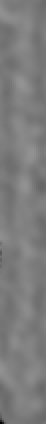
#> input picture data/PositiveControl/FilamentProjections_readyToProcess/TomoApril_Fil02_Projection_crop.tif, 23 x 212 px (shown 2 times larger); its folder holds 4 pictures in this run
$ python actinPolarity.py --input data/PositiveControl/FilamentProjections_readyToProcess --referencePlusUp data/PositiveControl/FilamentProjections_readyToProcess/TomoApril_Fil01_Projection_crop.tif --referenceMinusUp data/PositiveControl/FilamentProjections_readyToProcess/TomoApril_Fil02_Projection_crop.tif --output out
#> lines starting #> are read from the running program, lines starting #| are printed output that depends on the picture
#by Joh Schoeneberg 2020


import numpy as np
import matplotlib.pyplot as plt

import skimage
import skimage.external.tifffile

import os

import pandas as pd
import seaborn as sns


########################################################
#2


import sys
import argparse

#default_i = "../data/PositiveControl/FilamentProjections/TomoJune_Fil06_Projection_crop.tif"
default_i = "../data/PositiveControl/FilamentProjections_readyToProcess/"
default_refPlus = "../data/ReferenceImageStacks/PlusUp.tif"
default_refMinus = "../data/ReferenceImageStacks/MinusUp.tif"
default_o = "../output/"

# this is the default system argument value array. Uncomment to run independent of command line
#sys.argv = ['actinPolarity.py','-i',default_i,'-refPlus',default_refPlus,'-refMinus',default_refMinus,'-o',default_o]


parser = argparse.ArgumentParser(description='ActinPolarity by Joh Schoeneberg 2020')

parser.add_argument('-i','--input', help='*.tif input filament or folder. If folder: process all *.tif in folder.', default=default_i, required=True)
parser.add_argument('-refPlus','--referencePlusUp', help='*.tif stack plusUp reference',default=default_refPlus, required=True)
parser.add_argument('-refMinus','--referenceMinusUp', help='*.tif stack minusUp reference',default=default_refMinus, required=True)
parser.add_argument('-o','--output', help='output folder path ./output/',default=default_o, required=True)
args = vars(parser.parse_args())


#parser.add_argument('-i', metavar='N', type=int, nargs='+',
#                   help='input filament.tif')
#parser.add_argument('--sum', dest='accumulate', action='store_const',
#                   const=sum, default=max,
#                   help='sum the integers (default: find the max)')


#args = vars(parser.parse_args())
#print(args)


########################################################
#3


#zoom call timestamp 19:00
width = 23;
height = 69;
every = 5;

#import mask
input_image_path = os.path.abspath(os.path.join(args['input']))
input_imagePaths = []
if (os.path.isfile(input_image_path) ):
    input_imagePaths.append(input_image_path)
if(os.path.isdir(input_image_path)):
    for file in os.listdir(input_image_path):
        if (file.endswith(".tif")):
            input_imagePaths.append(os.path.join(input_image_path, file))


PlusUp_image_path = os.path.abspath(os.path.join(args['referencePlusUp']))
MinusUp_image_path = os.path.abspath(os.path.join(args['referenceMinusUp']))

output_folder_path = os.path.abspath(os.path.join(args['output']))
#create folder if it does not exist
from pathlib import Path
Path(output_folder_path).mkdir(parents=True, exist_ok=True)


minusUpReference = skimage.external.tifffile.imread(MinusUp_image_path)
#> minusUpReference is the input picture: shape (212, 23); min 0, max 148, mean 124.3
#print(image.shape)
#plt.imshow(minusUpReference[0],cmap='gray')
#plt.show()

plusUpReference = skimage.external.tifffile.imread(PlusUp_image_path)
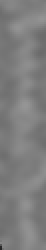
#> input picture data/PositiveControl/FilamentProjections_readyToProcess/TomoApril_Fil01_Projection_crop.tif, 23 x 125 px (shown 2 times larger)
#> plusUpReference is the input picture: shape (125, 23); min 38, max 149, mean 125.8
#print(image.shape)
#plt.imshow(plusUpReference[0],cmap='gray')
#plt.show()


########################################################
#4

# calculate correlation coefficient:
# from https://www.gcsca.net/IJ/Image_CorrelationJ_1o.java

def getR(d1, d2):
    d1 = np.array(d1).flatten()
    d2 = np.array(d2).flatten()
    t1 = 0
    t2 = 0
    sumValue = 0
    xMean = np.mean(d1)
    yMean = np.mean(d2)
    xStd = np.std(d1)
    yStd = np.std(d2)

    for i in range(0,len(d1)):
        t1 = (d1[i]-xMean)/xStd
        t2 = (d2[i]-yMean)/yStd
        sumValue = sumValue + (t1*t2)
    r = sumValue/(len(d1)-1)
    return(r)


########################################################
#5
from pathlib import Path

for input_image_path in input_imagePaths:


    print("process "+input_image_path+" ...")
    outputFilePrefix = Path(input_image_path).stem

    #print(outputFilePrefix)

    #continue

    image = skimage.external.tifffile.imread(input_image_path)
    globalMin = np.min(image)
#> globalMin = 38
    globalMax = np.max(image)
#> globalMax = 149


    print("extracting subimages of shape (w,h) ({},{}) every {} pixel ...".format(width,height,every))

    totalHeight = image.shape[0]
#> totalHeight = 125
    #print(totalHeight);
    nSubpictures = (np.floor(((totalHeight-height)/every))).astype(int)
#> nSubpictures = 11
    subpictures = []

    Path(output_folder_path+"/"+outputFilePrefix).mkdir(parents=True, exist_ok=True)

    for i in range(nSubpictures,0,-1):
        #print(i)
        subpicture = image[i*every:height+i*every,:]


        skimage.external.tifffile.imsave(output_folder_path+"/"+outputFilePrefix+"/"+outputFilePrefix+"_"+str(i).zfill(5)+".tiff", subpicture, imagej=True );

    #    plt.imshow(subpicture,cmap='gray')
    #    plt.show()
        subpictures.append(subpicture)
#> this loop made 11 passes
#> pass 1, `subpicture = image[i*every:height+i*every,:]`:
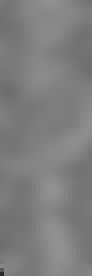
#> subpicture: shape (69, 23) (shown 4 times larger); min 41, max 146, mean 126.1
#> after the loop, subpictures = 11 items

    print("found {} subpictures".format(len(subpictures)))
#| found 11 subpictures
    #print("--- %s seconds ---" % (time.time() - start_time))


    ####################################################################################

    #import time
    #start_time = time.time()
    print("calculating R values...")

    rValuesPlusUpReference = []
    rValuesMinusUpReference = []

    for i in range(0,len(subpictures)):
        for j in range(0,len(plusUpReference)):
            rpu = getR(plusUpReference[j],subpictures[i])
            rValuesPlusUpReference.append(rpu)
        for k in range(0,len(minusUpReference)):
            rmu = getR(minusUpReference[k],subpictures[i])
            rValuesMinusUpReference.append(rmu)
#> this loop made 11 passes

    #print("--- %s seconds ---" % (time.time() - start_time))

    ####################################################################################

    #https://matplotlib.org/3.1.0/gallery/color/named_colors.html


#> (the run stopped early here; a loop or call above may not have finished)
